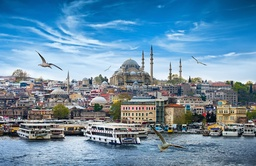
#> input picture CSE-464-Image-Procesing/Homework-1/backwardMapping/istanbul.jpg, 256 x 166 px, shrunk from 810 x 526 before the run
$ python shearBackward.py
#> lines starting #> are read from the running program, lines starting #| are printed output that depends on the picture
from PIL import Image
import math

def bilinearInterpolate(image, x, y):
    x0, y0 = int(math.floor(x)), int(math.floor(y))
    x1, y1 = min(x0 + 1, image.width - 1), min(y0 + 1, image.height - 1)

    if x0 < 0 or y0 < 0 or x0 >= image.width or y0 >= image.height:
        return (0, 0, 0)

    q11 = image.getpixel((x0, y0))
    q21 = image.getpixel((x1, y0))
    q12 = image.getpixel((x0, y1))
    q22 = image.getpixel((x1, y1))

    f_x1 = x - x0
    f_y1 = y - y0

    r = (q11[0] * (1 - f_x1) * (1 - f_y1) +
         q21[0] * f_x1 * (1 - f_y1) +
         q12[0] * (1 - f_x1) * f_y1 +
         q22[0] * f_x1 * f_y1)

    g = (q11[1] * (1 - f_x1) * (1 - f_y1) +
         q21[1] * f_x1 * (1 - f_y1) +
         q12[1] * (1 - f_x1) * f_y1 +
         q22[1] * f_x1 * f_y1)

    b = (q11[2] * (1 - f_x1) * (1 - f_y1) +
         q21[2] * f_x1 * (1 - f_y1) +
         q12[2] * (1 - f_x1) * f_y1 +
         q22[2] * f_x1 * f_y1)

    r = max(0, min(255, int(round(r))))
    g = max(0, min(255, int(round(g))))
    b = max(0, min(255, int(round(b))))

    return (r, g, b)

def shearImage(shearX=1.4, shearY=0):
#> called with shearX = 1.4, shearY = 0
    image = Image.open("./istanbul.jpg")
#> image is the input picture: PIL image 256x166 RGB; mean R, G, B 104.8, 142, 166.8

    orgWidth, orgHeight = image.size
#> orgWidth = 256; orgHeight = 166

    newWidth  = int(orgHeight * shearX) + orgWidth
#> newWidth = 488
    newHeight = int(orgWidth * shearY)+ orgHeight
#> newHeight = 166

    returnedImage = Image.new("RGB", (newWidth, newHeight))
#> returnedImage: PIL image 488x166 RGB; every value is 0

    for y in range(newHeight):
        for x in range(newWidth):
            xPointOld = x - int(y * shearX)
            yPointOld = y - int(x * shearY)

            pixel_value = bilinearInterpolate(image, xPointOld, yPointOld)
            returnedImage.putpixel((x, y), pixel_value)
#> this loop made 166 passes
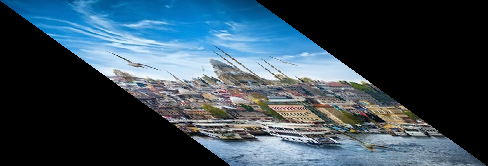
#> returnedImage: PIL image 488x166 RGB; mean R, G, B 55, 74.5, 87.5

    return returnedImage

processedImage = shearImage()
processedImage.save("istanbulSheared.jpg")
processedImage.show()
